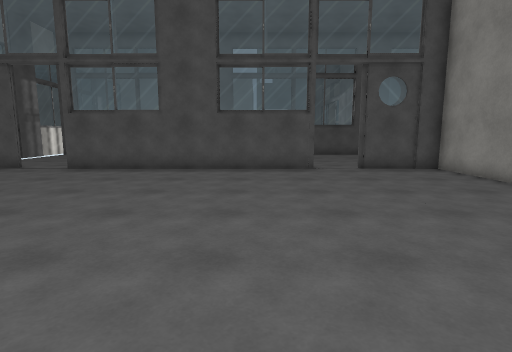
View 1 (above)

17 first-person views from a walk through a Unity game level. The camera is 1.4 m above the floor, tilts 8° down and sees 80° across. Doors are open. The floor is counted in squares, 1 m on a side. Each view is taken from the middle of a square. On the plan, view 1 faces up. The plan holds only what a view shows up to about 14 squares ahead; the rest is blank. The place goes on beyond the plan. The player is left out. Some surface patterns are stand-ins.

View 2
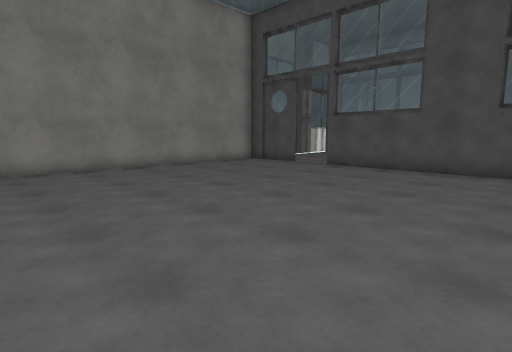

View 3
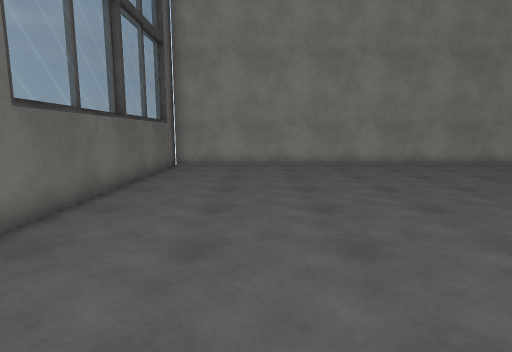

View 4
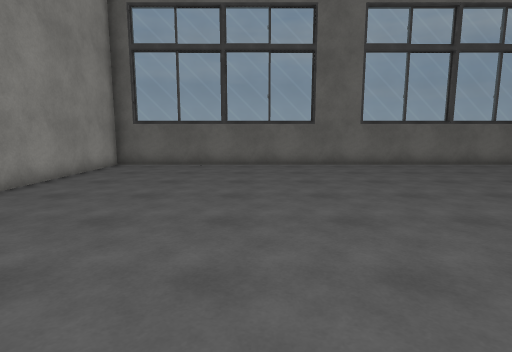

View 5
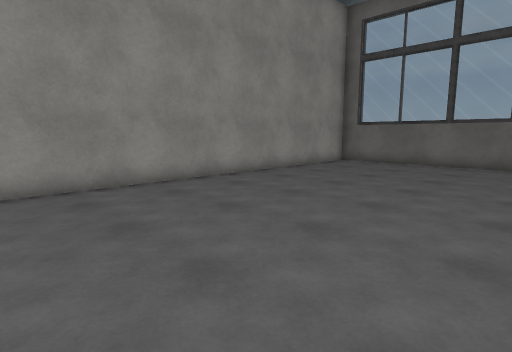

View 6
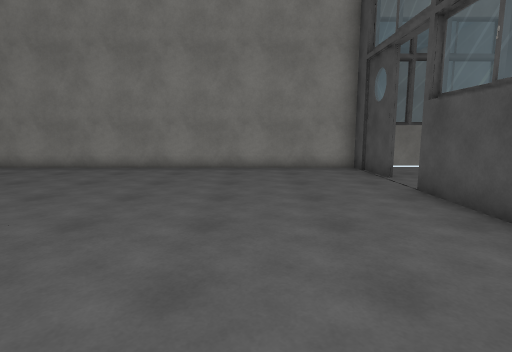

View 7
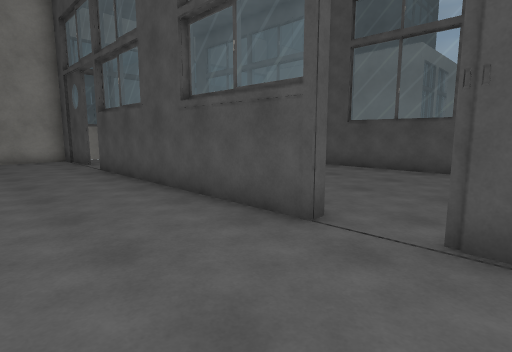

View 8
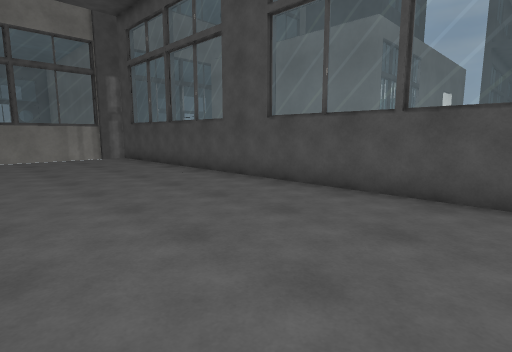

View 9
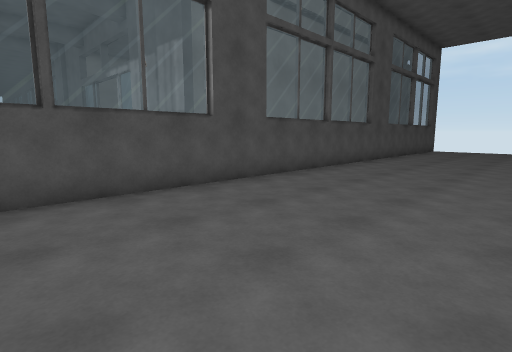

View 10
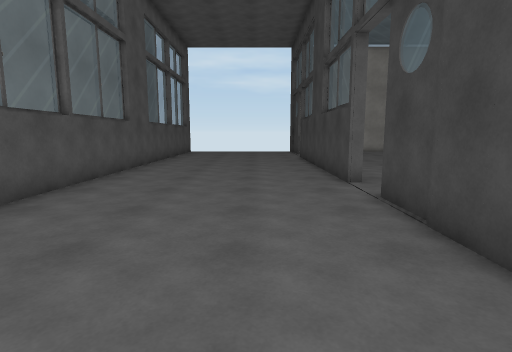

View 11
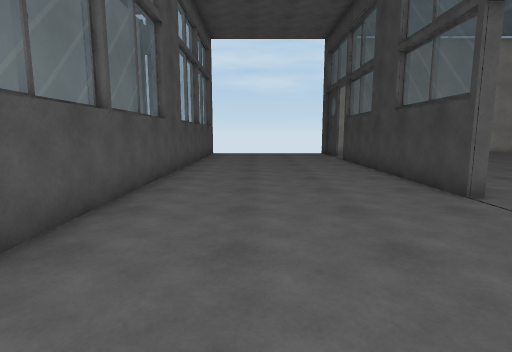

View 12
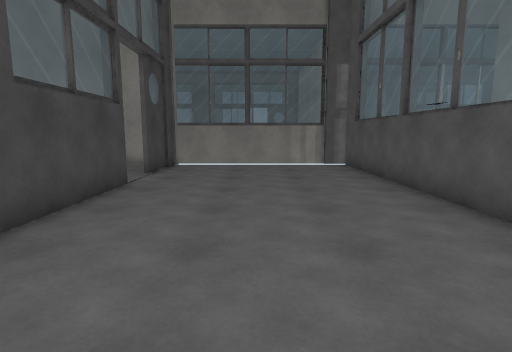

View 13
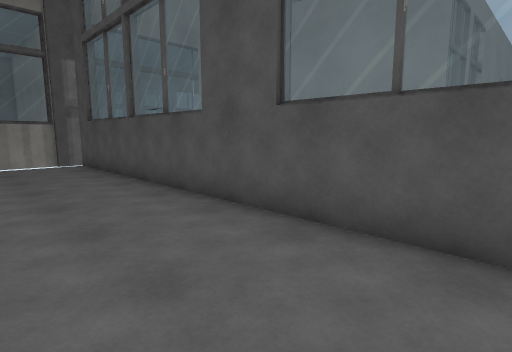

View 14
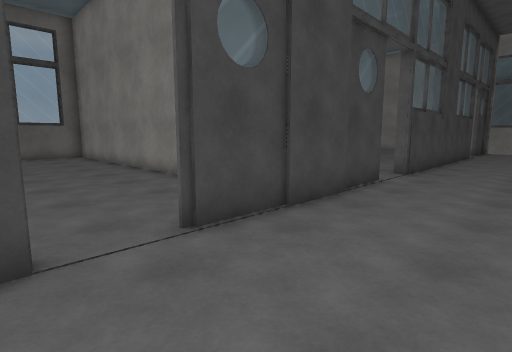

View 15
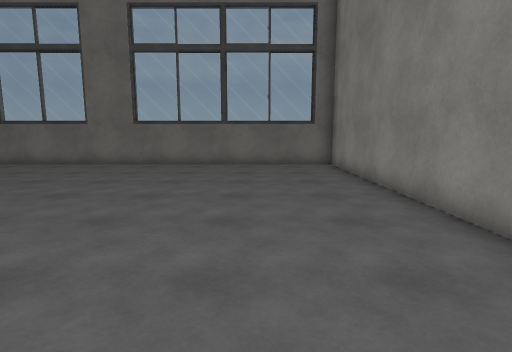

View 16
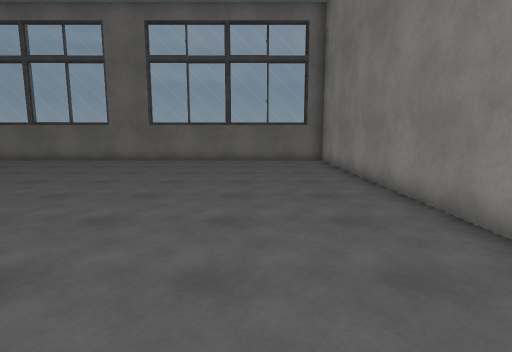

View 17
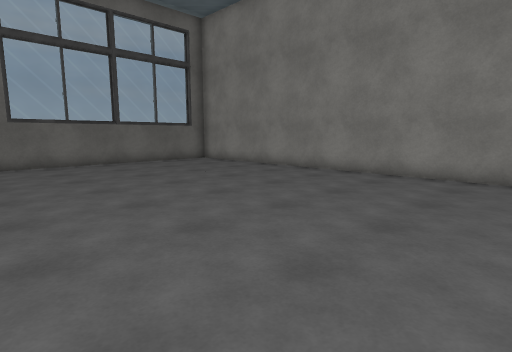

### Floor plan
Points are (right, up) in squares from view 1. A wall is a line through its corners. A room is listed if a view was taken in it or the views show most of it. See-through windows are left out.
Room 1 (views 1, 2, 3, 4, 5, 6, 7)
walls: (2.3, 12) (-7.5, 12); (-9.4, 12) (-12.4, 12) (-12.4, -3.6) (7.2, -3.6) (7.2, 12) (4.3, 12)
ways out: opening at (-8.5, 12) to room 2; opening at (3.5, 12) to room 2
Room 2 (views 8, 9, 10, 11, 12, 13, 14, 16)
walls: (4, 12.4) (10.6, 12.4); (12.5, 11.9) (12.5, 12.4) (18.5, 12.4); (-7.5, 12.4) (2.3, 12.4) (2.3, 12); (18.5, 20) (-12.6, 20); (-12.9, 12.4) (-9.4, 12.4)
ways out: opening at (-8.5, 12) to room 1; opening at (3.5, 12) to room 1; opening at (11.5, 12) to room 3
Room 3 (views 15, 17)
walls: (7.6, 10.1) (7.6, -3.6) (18.5, -3.6)
ways out: opening at (11.5, 12) to room 2

Where each view was taken, in squares from view 1:
view 1: 0 up, 0 right, facing up
view 2: 0 up, 0 right, facing up-left
view 3: 0 up, 1 right, facing left
view 4: 10 up, 1 right, facing down
view 5: 11 up, 1 left, facing down-right
view 6: 8 up, 0 right, facing left
view 7: 8 up, 5 right, facing up-left
view 8: 13 up, 5 right, facing up-left
view 9: 13 up, 1 right, facing up-right
view 10: 15 up, 4 right, facing right
view 11: 17 up, 6 right, facing right
view 12: 16 up, 1 right, facing left
view 13: 16 up, 2 right, facing up-left
view 14: 16 up, 13 right, facing down-left
view 15: 10 up, 11 right, facing down
view 16: 12 up, 11 right, facing down
view 17: 11 up, 18 right, facing down-left
